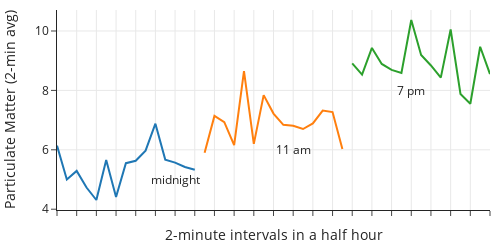

Here is the notebook cell this chart was saved with:
### Markdown cell above
Line plots can give us a sense of variation in the measurements. In one 30-minute period, we expect the measurements to be roughly the same, with the exception of minor variations from the particles moving in the air and measurement error of the instrument.

### Code cell
fig = px.line(pm, x="time", y="aq2.5", color="hour",
             labels={
        "time": "2-minute intervals in a half hour",
        "aq2.5": "Particulate Matter (2-min avg)",
    }
      )

fig.add_annotation(x=12, y=5, text="midnight", showarrow=False)
fig.add_annotation(x=24, y=6, text="11 am", showarrow=False)
fig.add_annotation(x=36, y=8, text="7 pm", showarrow=False)

fig.update_xaxes(showticklabels=False)
fig.update_layout(width=500, height=250, showlegend=False)

fig.show()

### Figure 1 — Plotly figure (JSON) as saved in the notebook; plotly's stock layout.template omitted (floating-point values rounded to 4 significant figures)
{"data": [{"hovertemplate": "hour=0<br>2-minute intervals in a half hour=%{x}<br>Particulate Matter (2-min avg)=%{y}<extra></extra>", "legendgroup": "0", "line": {"color": "#1F77B4", "dash": "solid"}, "marker": {"symbol": "circle"}, "mode": "lines", "name": "0", "orientation": "v", "showlegend": true, "type": "scatter", "x": ["2022-04-01 00:01:10 UTC", "2022-04-01 00:03:10 UTC", "2022-04-01 00:05:10 UTC", "2022-04-01 00:07:10 UTC", "2022-04-01 00:09:10 UTC", "2022-04-01 00:11:10 UTC", "2022-04-01 00:13:10 UTC", "2022-04-01 00:15:10 UTC", "2022-04-01 00:17:10 UTC", "2022-04-01 00:19:10 UTC", "2022-04-01 00:21:10 UTC", "2022-04-01 00:23:10 UTC", "2022-04-01 00:25:10 UTC", "2022-04-01 00:27:10 UTC", "2022-04-01 00:29:10 UTC"], "xaxis": "x", "y": [6.14, 5, 5.29, 4.73, 4.31, 5.66, 4.41, 5.55, 5.63, 5.97, 6.88, 5.67, 5.57, 5.42, 5.33], "yaxis": "y"}, {"hovertemplate": "hour=11<br>2-minute intervals in a half hour=%{x}<br>Particulate Matter (2-min avg)=%{y}<extra></extra>", "legendgroup": "11", "line": {"color": "#FF7F0E", "dash": "solid"}, "marker": {"symbol": "circle"}, "mode": "lines", "name": "11", "orientation": "v", "showlegend": true, "type": "scatter", "x": ["2022-04-01 11:03:16 UTC", "2022-04-01 11:05:16 UTC", "2022-04-01 11:07:16 UTC", "2022-04-01 11:09:16 UTC", "2022-04-01 11:11:16 UTC", "2022-04-01 11:13:16 UTC", "2022-04-01 11:15:16 UTC", "2022-04-01 11:17:16 UTC", "2022-04-01 11:19:16 UTC", "2022-04-01 11:21:16 UTC", "2022-04-01 11:23:16 UTC", "2022-04-01 11:25:17 UTC", "2022-04-01 11:27:16 UTC", "2022-04-01 11:29:16 UTC", "2022-04-01 11:31:16 UTC"], "xaxis": "x", "y": [5.9, 7.14, 6.93, 6.16, 8.65, 6.2, 7.84, 7.22, 6.84, 6.81, 6.7, 6.89, 7.32, 7.27, 6.03], "yaxis": "y"}, {"hovertemplate": "hour=19<br>2-minute intervals in a half hour=%{x}<br>Particulate Matter (2-min avg)=%{y}<extra></extra>", "legendgroup": "19", "line": {"color": "#2CA02C", "dash": "solid"}, "marker": {"symbol": "circle"}, "mode": "lines", "name": "19", "orientation": "v", "showlegend": true, "type": "scatter", "x": ["2022-04-01 19:03:20 UTC", "2022-04-01 19:05:20 UTC", "2022-04-01 19:07:20 UTC", "2022-04-01 19:09:20 UTC", "2022-04-01 19:11:20 UTC", "2022-04-01 19:13:20 UTC", "2022-04-01 19:15:20 UTC", "2022-04-01 19:17:21 UTC", "2022-04-01 19:19:20 UTC", "2022-04-01 19:21:20 UTC", "2022-04-01 19:23:20 UTC", "2022-04-01 19:25:20 UTC", "2022-04-01 19:27:20 UTC", "2022-04-01 19:29:20 UTC", "2022-04-01 19:31:20 UTC"], "xaxis": "x", "y": [8.91, 8.53, 9.43, 8.89, 8.69, 8.59, 10.37, 9.19, 8.84, 8.43, 10.05, 7.88, 7.55, 9.47, 8.55], "yaxis": "y"}], "layout": {"annotations": [{"showarrow": false, "text": "midnight", "x": 12, "y": 5}, {"showarrow": false, "text": "11 am", "x": 24, "y": 6}, {"showarrow": false, "text": "7 pm", "x": 36, "y": 8}], "height": 250, "legend": {"title": {"text": "hour"}, "tracegroupgap": 0}, "showlegend": false, "width": 500, "xaxis": {"anchor": "y", "autorange": true, "domain": [0, 1], "range": [0, 44], "showticklabels": false, "title": {"text": "2-minute intervals in a half hour"}, "type": "category"}, "yaxis": {"anchor": "x", "autorange": true, "domain": [0, 1], "range": [3.973, 10.71], "title": {"text": "Particulate Matter (2-min avg)"}, "type": "linear"}}}
